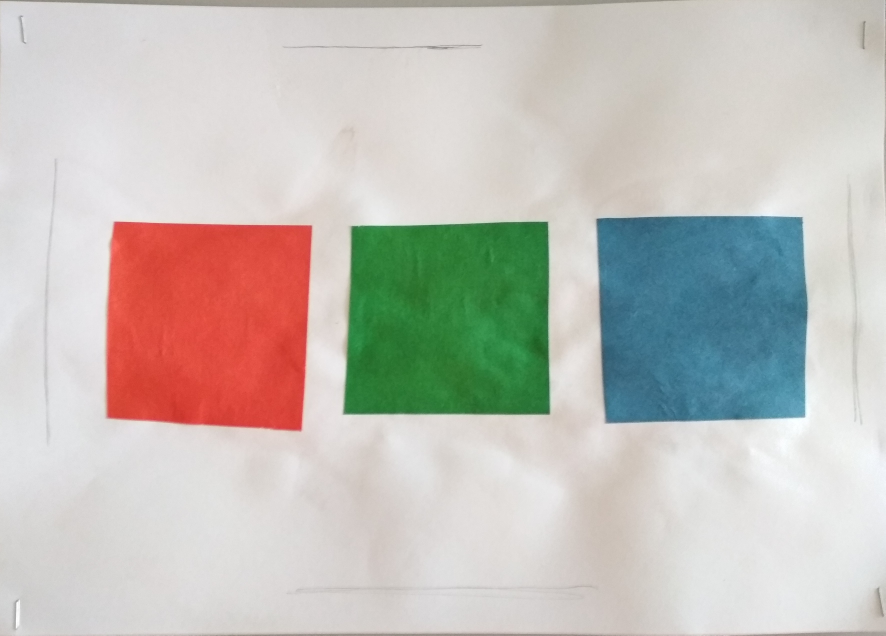
#> input picture images/RGB/IMG_20170814_183428.jpg, 3542 x 2541 px (shown at 1/4 size); its folder holds only this picture in this run
$ jupyter execute --allow-errors Untitled.ipynb   (shell and % lines are left out)   (Python 2 division)
#> lines starting #> are read from the running program, lines starting #| are printed output that depends on the picture; long printed decimals are rounded
[cell 1]
import cv2
import glob
import tqdm
import numpy as np

[cell 2]
import matplotlib.pyplot as plt

[cell 3]
images_names = glob.glob("../../images/RGB/*")
print len(images_names)

[cell 4]
import seaborn as sns
import pandas as pd
sns.set_style('whitegrid')

[cell 5]
def get_RGB_matrix(image):

    redbox = [270, 330, 170, 230]
    greenbox = [270, 330, 420, 480]
    bluebox = [270, 330, 670, 730]

    matrix = np.ones((3, 3))

    for j, (color, box) in enumerate(zip(['red', 'green', 'blue'], [redbox, greenbox, bluebox])):
        matrix[:, j] = image[box[0] : box[1], box[2] : box[3], :].mean(axis=(0,1))

    return matrix

[cell 6]
def apply_correction(image, A):
    image_corrected = np.zeros_like(image)
    for j in xrange(image.shape[0]):
        for i in xrange(image.shape[1]):
            image_corrected[j, i, :] = A.dot(image[j, i, :].reshape((3, 1))).reshape((3,))
    image_corrected[image_corrected >= 255.] = 255
    image_corrected[image_corrected <= 0.] = 0
    return image_corrected.astype(np.uint8)

[cell 7]
for image_name in images_names:

    image = cv2.imread(image_name, cv2.IMREAD_COLOR)
#> image is the input picture: shape (2541, 3542, 3); mean B, G, R 186.3, 192.2, 195.6
    image = cv2.cvtColor(image, cv2.COLOR_BGR2RGB)
    image = cv2.pyrDown(image)
#> image: shape (1271, 1771, 3)
    image = cv2.pyrDown(image)
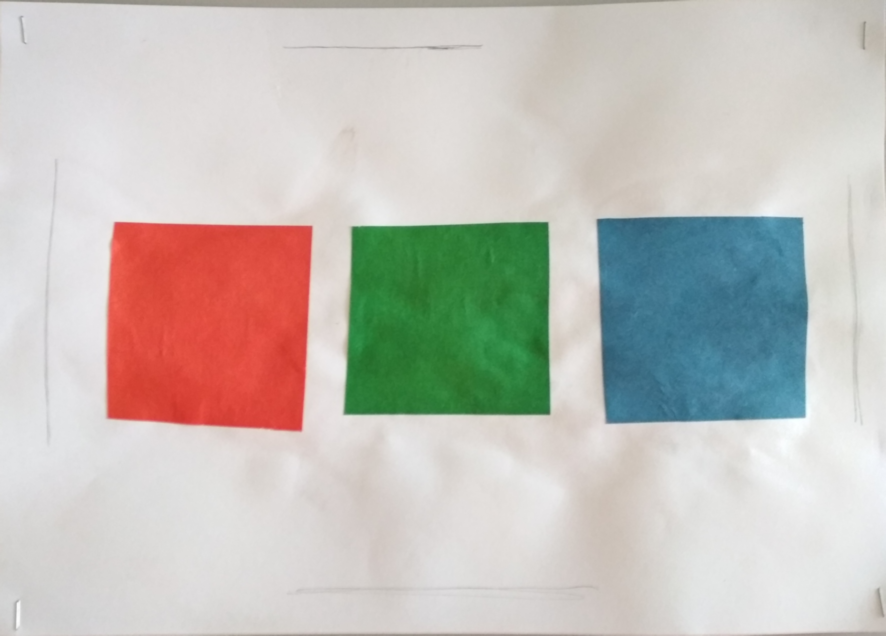
#> image: shape (636, 886, 3); mean R, G, B 195.6, 192.2, 186.3

    print image_name, image.shape
#| ../../images/RGB/IMG_20170814_183428.jpg (636, 886, 3)

    rgb = get_RGB_matrix(image)
#> after the loop in get_RGB_matrix, `for j, (color, box) in enumerate(zip(['red', 'green', 'blue'], [redbox..`: matrix = [[224.7, 47.98, 62.59], [77.11, 129.1, 118.9], [63.5, 57.62, 143.1]]
#> rgb has the same summary as matrix in get_RGB_matrix
    print rgb
#| [[224.6775      47.985  62.587]
#|  [ 77.107 129.138 118.879]
#|  [ 63.502  57.623 143.088]]

    A = (255 * np.eye(3)) * np.linalg.inv(rgb)
#> A = [[1.34, 0, 0], [0, 3.25, 0], [0, 0, 2.92]]
    A[A <= 0.] = 0.
    A[A >= 255.] = 255.
#     print A

    image_corrected = apply_correction(image, A)
#> after the loop in apply_correction, `for j in xrange(image.shape[0]):`:
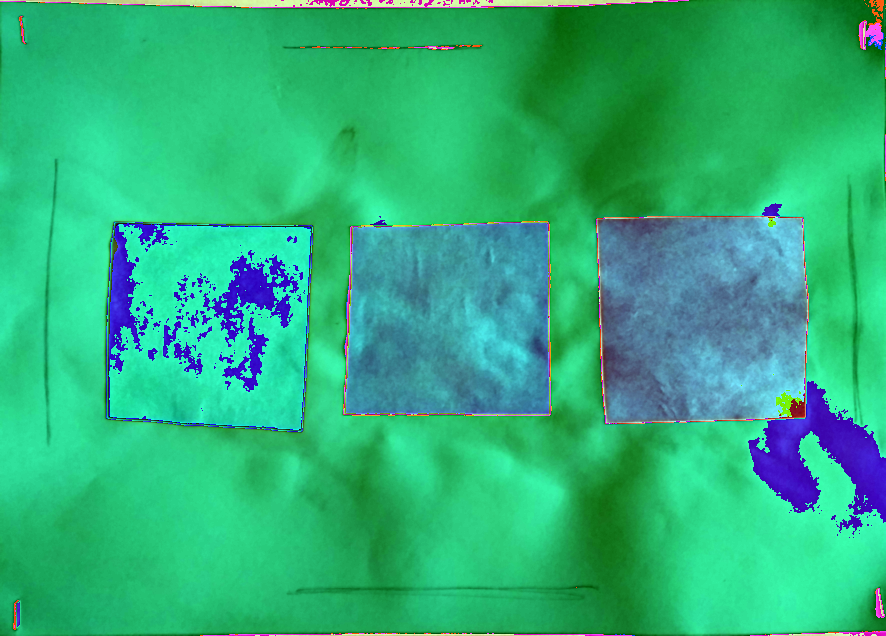
#> image_corrected: shape (636, 886, 3); mean R, G, B 46, 177.6, 123.7

    rgb_ = get_RGB_matrix(image_corrected)
#> rgb_ = [[44.89, 63.98, 83.44], [182.1, 163.3, 130], [184.8, 167.8, 161.4]]
#     print rgb_

    plt.figure(figsize=(12, 6))
    plt.subplot(1, 2, 1)
    plt.imshow(image)
    plt.subplot(1, 2, 2)
    plt.imshow(image_corrected)
    plt.show()
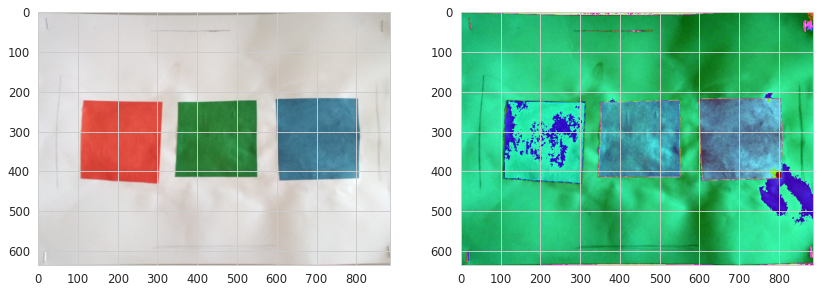
#> figure drawn by matplotlib, 2 panels
#| ../../images/RGB/IMG_20170814_183428.jpg (636, 886, 3)

Замутим регрессию:

[cell 8]
def get_RGBs(image):

    redbox = [270, 330, 170, 230]
    greenbox = [270, 330, 420, 480]
    bluebox = [270, 330, 670, 730]
    entries = []

    for k, (color, box) in enumerate(zip(['red', 'green', 'blue'], [redbox, greenbox, bluebox])):
        crop = image[box[0] : box[1], box[2] : box[3], :]
        for i in xrange(60):
            for j in xrange(60):
                entries.append({'color': color,
                                'r' : crop[i, j, 0],
                                'g' : crop[i, j, 1],
                                'b' : crop[i, j, 2]})
        plt.imshow(crop)
        plt.show()
#> this loop made 3 passes
#> pass 1, in get_RGBs, `crop = image[box[0] : box[1], box[2] : box[3], :]`:
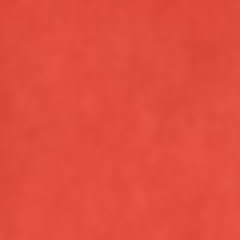
#> crop: shape (60, 60, 3) (shown 4 times larger); mean R, G, B 224.7, 77.1, 63.5
#> pass 2, in get_RGBs, `crop = image[box[0] : box[1], box[2] : box[3], :]`:
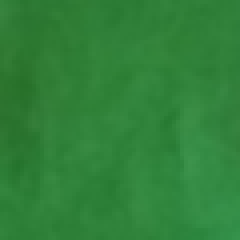
#> crop: shape (60, 60, 3) (shown 4 times larger); mean R, G, B 48, 129.1, 57.6
#> pass 3, in get_RGBs, `crop = image[box[0] : box[1], box[2] : box[3], :]`:
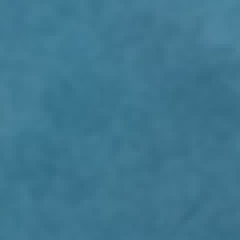
#> crop: shape (60, 60, 3) (shown 4 times larger); mean R, G, B 62.6, 118.9, 143.1
#> after the loop, entries = 10800 items
#| 10800
#> `image = cv2.pyrDown(image)`:
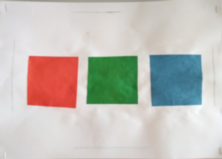
#> image: shape (159, 222, 3); mean R, G, B 195.6, 192.3, 186.3

    return entries

[cell 9]
df = pd.DataFrame(columns=['r', 'g', 'b', 'color'])
#> (the rest of this cell did not finish here and is left out)

[cell 10]
df['r'] = df['r'].map(int)
df['g'] = df['g'].map(int)
df['b'] = df['b'].map(int)

[cell 11]
X = df[['r', 'g', 'b']].values

[cell 12]
y = df['color'].map({'red' : 0, 'green' : 1, 'blue' : 2}).values

[cell 13]
X.shape, y.shape

[cell 14]
from sklearn.model_selection import train_test_split as tts
from sklearn.metrics import accuracy_score
from sklearn.linear_model import LogisticRegression

[cell 15]
lr = LogisticRegression(n_jobs=4)
#> (the rest of this cell did not finish here and is left out)

#> (a cell that did not finish here is left out)

#> (a cell that did not finish here is left out)

[cell 18]
def apply_color(rgb, model):
    r_, g_, b_ = 255 * model.predict_proba(rgb.reshape((-1, 3)))[0]
    return np.array([r_, g_, b_])

#> (a cell that did not finish here is left out)

$ run again, on images/RGB/IMG_20170814_183448.jpg
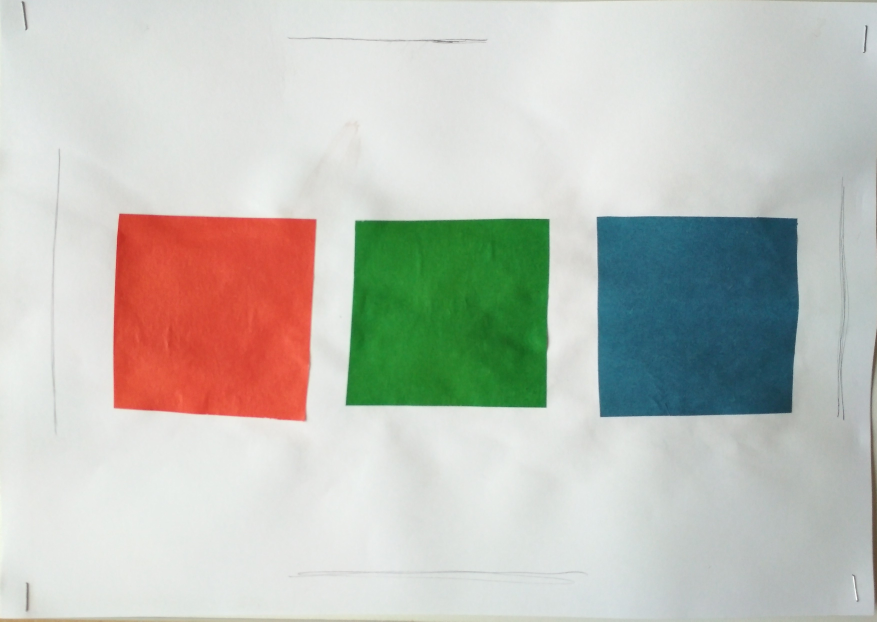
#> input picture images/RGB/IMG_20170814_183448.jpg, 3508 x 2485 px (shown at 1/4 size)
#> image is the input picture: shape (2485, 3508, 3); mean B, G, R 186.5, 194.2, 192.1
#| ../../images/RGB/IMG_20170814_183448.jpg (622, 877, 3)
#> after the loop in get_RGB_matrix, `for j, (color, box) in enumerate(zip(['red', 'green', 'blue'], [redbox..`: matrix = [[219, 38.45, 37.35], [77.19, 127.8, 87.69], [57.73, 43.38, 109.4]]
#> rgb has the same summary as matrix in get_RGB_matrix
#| [[218.973  38.445  37.348]
#|  [ 77.192 127.8325      87.694]
#|  [ 57.7325      43.381 109.438]]
#> A = [[1.33, 0, 0], [0, 2.85, 0], [0, 0, 3.27]]
#> after the loop in apply_correction, `for j in xrange(image.shape[0]):`:
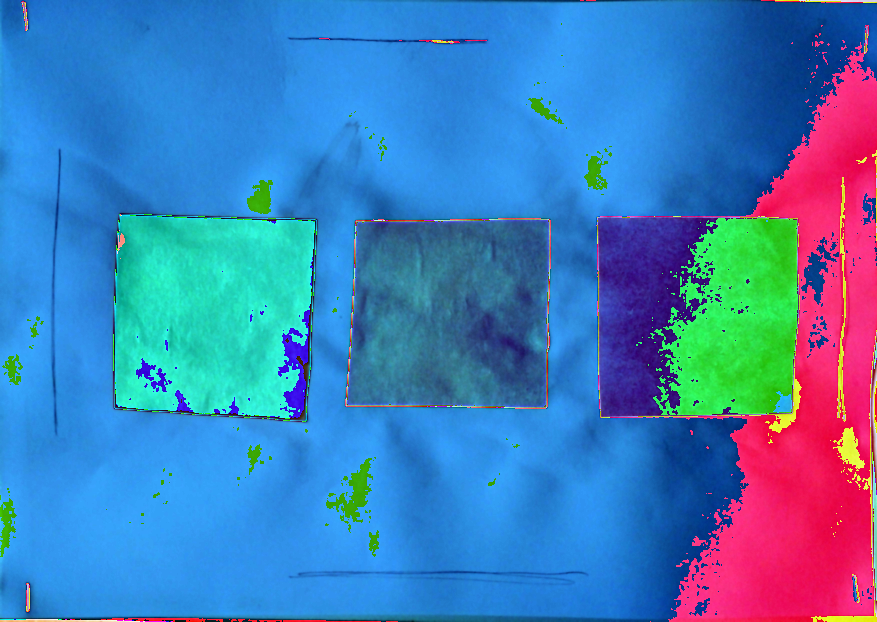
#> image_corrected: shape (622, 877, 3); mean R, G, B 64.5, 125.1, 185.9
#> rgb_ = [[35.29, 50.59, 49.13], [219.6, 108.1, 162.7], [188.5, 141.5, 101.7]]
#| ../../images/RGB/IMG_20170814_183448.jpg (622, 877, 3)
#> after the loop in get_RGBs, `for k, (color, box) in enumerate(zip(['red', 'green', 'blue'], [redbox..`: entries = 10800 items
#| 10800
#> `image = cv2.pyrDown(image)`:
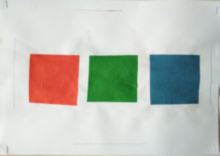
#> image: shape (156, 220, 3); mean R, G, B 192.3, 194.4, 186.7
